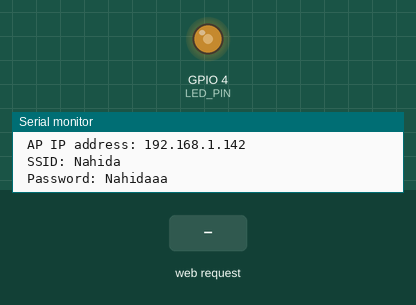
Bench run of a sketch on a simulated ESP32. Shown: output pins drawn as LEDs (lit = HIGH), the last lines printed to the serial monitor. The inputs (shaded band) are chosen by the test bench. WiFi joins after 1.5 s; servers stay silent unless stated.

Above: at 1.3 s.
1.4 s: HTTP request GET /duty_slider= received
At 2.5 s:
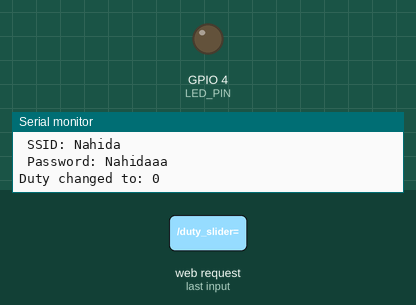
2.9 s: HTTP request GET /freq_slider= received
Timing chart, 0 to 5.9 s (numbered marks = the images above; inputs shaded):
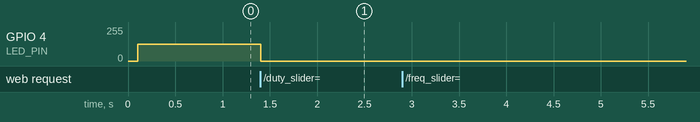

Measured:
- after the input at 1.4 s, GPIO 4 (LED_PIN): 127/255 → 0/255 at once

The sketch:

lab4.1.3b.ino
```cpp
/*
  My ip: 192.168.1.142
  My MAC: 86:67:25:82:66:64
  WZQ's ip: 192.168.1.203
  WZQ's MAC: A0:76:4E:19:55:DC
  WYR's ip: 192.168.1.199
  WYR's MAC: 68:67:25:82:8C:CC
*/

// #include <WiFi.h>
#include "body.h"
#include "html510.h"

const char* ssid = "Nahida";
const char* pwd = "Nahidaaa";
IPAddress local_IP(192, 168, 1, 142);
IPAddress gateway_IP(192, 168, 1, 1);
IPAddress subnet_IP(255, 255, 255, 0);
// WiFiServer wifi_server(80);

HTML510Server html_server(80);

#define LED_PIN 4    // LED driving pin
#define LED_CHANNEL 0     // LED channel
#define LEDC_RES_BITS 14  // ADC resolution bit
#define LEDC_RES ((1 << LEDC_RES_BITS) - 1)

int ledc_freq = 20;      // PWM ledc_freq
int ledc_duty = 50;   // PWM duty cycle

void handleRoot(){
  html_server.sendhtml(body);
}


void handleDutySlider() {
  ledc_duty = html_server.getVal();
  ledcWrite(LED_CHANNEL, ledc_duty);
  Serial.print("\nDuty changed to: ");
  Serial.print(ledc_duty);
  Serial.print('\n');
}


void handleFreqSlider() {
  ledc_freq = html_server.getVal();
  ledcSetup(LED_CHANNEL, ledc_freq, LEDC_RES_BITS);
  ledcWrite(LED_CHANNEL, ledc_duty);
  Serial.print("\nFreq changed to: ");
  Serial.print(ledc_freq);
  Serial.print('\n');
}


void setup() {
  Serial.begin(115200);

  // wifi setup
  WiFi.mode(WIFI_MODE_AP);  // wifi in ap mode, no router
  WiFi.softAPConfig(local_IP, gateway_IP, subnet_IP);
  WiFi.softAP(ssid, pwd);

  IPAddress softAP_IP = WiFi.softAPIP();
  Serial.print("\n AP IP address: ");
  Serial.print(softAP_IP);
  Serial.print("\n SSID: ");
  Serial.print(ssid);
  Serial.print("\n Password: ");
  Serial.print(pwd);

  // wifi_server.begin();

  //pinMode(LED_PIN, OUTPUT);
  ledcSetup(LED_CHANNEL, ledc_freq, LEDC_RES_BITS);  // LED PWM poperties setup
  ledcAttachPin(LED_PIN, LED_CHANNEL);               // attach LED channel to the GPIO pin

  // routines from HTML510.h
  html_server.begin();
  html_server.attachHandler("/", handleRoot);
  html_server.attachHandler("/duty_slider=", handleDutySlider);
  html_server.attachHandler("/freq_slider=", handleFreqSlider);
  delay(100);
}

void loop() {
  html_server.serve();
  float ledc_duty_float = (float)ledc_duty;
  ledc_duty_float /= 100.0;
  ledc_duty_float *= LEDC_RES;
  ledcWrite(LED_CHANNEL, (int)ledc_duty_float);
  delay(50);
}
```

body.h
```cpp
const char body[] PROGMEM = R"===(
<!DOCTYPE html>
<html>
  <head>
    <title>LED Brightness Control</title>
    <meta charset="UTF-8" />
    <meta
      name="viewport"
      content="width=device-width, initial-scale=1.0"
    />
  </head>
  <body>
    <h1>Lab4.1.3b LED Control</h1>
    <p>Name: Bowen Jiang</p>

    <h2>Frequency Silder</h2>
    <div>
      <input
        type="range"
        min="3"
        max="30"
        value="20"
        class="slider"
        id="freq_slider"
        oninput="display_freq()"
      />
    </div>
    <p>Frequency: <span id="freq_val"></span></p>

    <h2>Duty Cycle Silder</h2>
    <div>
      <input
        type="range"
        min="0"
        max="100"
        value="50"
        class="slider"
        id="duty_slider"
        oninput="display_duty()"
      />
    </div>
    <p>Duty Cycle: <span id="duty_val"></span> %</p>

    <script>
      freq_slider.onchange = function () {
        var xhttp = new XMLHttpRequest();
        xhttp.onreadystatechange = function () {
          if (this.readyState == 4 && this.status == 200) {
            document.getElementById("value").innerHTML = this.responseText;
          }
        };
        var str = "freq_slider=";
        var res = str.concat(this.value);
        xhttp.open("GET", res, true);
        xhttp.send();
      };

      duty_slider.onchange = function () {
        var xhttp = new XMLHttpRequest();
        xhttp.onreadystatechange = function () {
          if (this.readyState == 4 && this.status == 200) {
            document.getElementById("value").innerHTML = this.responseText;
          }
        };
        var str = "duty_slider=";
        var res = str.concat(this.value);
        xhttp.open("GET", res, true);
        xhttp.send();
      };

      var freq = document.getElementById("freq_slider");
      var duty = document.getElementById("duty_slider");

      function display_freq() {
        var output_freq = document.getElementById("freq_val");
        output_freq.innerHTML = freq_slider.value;
      }

      function display_duty() {
        var output_duty = document.getElementById("duty_val");
        output_duty.innerHTML = duty_slider.value;
      }

      function display() {
        display_freq();
        display_duty();
      }

      window.onload = function () {
        display();
      };
    </script>
  </body>
</html>

)===";
```

html510.cpp
```cpp
// (licence header left out)
#include "html510.h"

void HTML510Server::begin(int port){
    server.begin(port);
}

void HTML510Server::attachHandler( String key, void (*handler)() ) {
  char lastchar = key[key.length()-1];
  if (lastchar != ' ' && lastchar != '=')
    key = key + " ";
  handlerptrs[numHandler] = handler;
  handlerpars[numHandler] = "GET "+key;
  numHandler++;
}

void HTML510Server::sendbmp( unsigned char *bmpHeader, int bmpHeadersize, unsigned char *data, int datasize) {
  String s = BMPimageType;
  client.print(s);
  client.write(bmpHeader, bmpHeadersize);
  client.write(data, datasize);
}

//*** HTML text handling routines ****
void HTML510Server::sendhtml(String data) {
  String s = HTMLtextType;
  s = s+data;
  client.print(s);
}

void HTML510Server::sendplain(String data) {
  String s = plaintextType;
  s = s+data;
  client.print(s);
}

String HTML510Server::getText(){
  String txt = "";
  while (client.connected()) {
    if (client.available())  {
      char c = client.read();
      if (c<=' ') break;
      txt += c;
    }
  }
  return txt;
}

int HTML510Server::getVal(){
  String num = "";
  while (client.connected()) {
    if (client.available())  {
      char d = client.read();
      num += d;
      if (d !='-' && (d<'0' || d>'9') ) break;
    }
  }
  return num.toInt();
}

//*** web server hack ***
// Could use Webserver.h routines, but they are 100x  slower, so use a faster hack
// looks for key parameter at beginning of header, ignores everything else
void HTML510Server::serve() {
  int breakflag=0;
  client = server.available();
  if (client)  {
    String currentLine = "";

    while (client.connected()) {
      if (client.available())  {
        char c = client.read();
        //Serial.write(c);
        if (c== '\n') break; // only read 1st line, break & close connection

        currentLine += c;
        for (int i=0;i<numHandler; i++){
          if(currentLine.startsWith(handlerpars[i])) {
            (*handlerptrs[i])();
            client.stop();    // found one, so close the connection
            return ;
          }
        }
      }
    }
    client.stop();    // Close the connection
  }
}
```

html510.h
```cpp
/*
 * header for MEAM510 hacks for web interface
 * Nov 2021
 * Use at your own risk
 *
 */

#ifndef HTML510SERVER_h
#define HTML510SERVER_h

#include <WiFi.h>
#include <WiFiClient.h>
const char HTMLtextType[] PROGMEM = R"===(HTTP/1.1 200 OK
Content-type:text/html

)==="; // note last newline is important

// cache-control important for streaming images
const char BMPimageType[] PROGMEM = R"===(HTTP/1.1 200 OK
Content-type:image/bmp
Cache-control: no-cache, no-store, must-revalidate

)==="; // note last newline is important

const char plaintextType[] PROGMEM = R"===(HTTP/1.1 200 OK
Content-type:text/plain

)==="; // note last newline is important


class HTML510Server
{
private:
  WiFiClient client;
  WiFiServer server;

  #define MAXHANDLERS 30
  int numHandler=0;
  void (*handlerptrs[MAXHANDLERS])();
  String handlerpars[MAXHANDLERS];

public:
  HTML510Server(int port): server(port) // default constructor
  {
  }
  void begin(int port=80);
  void attachHandler(String key, void (*handler)());
  void serve();
  void sendhtml(String data) ;
  void sendplain(String data);
  void sendbmp( unsigned char *bmpHeader, int bmpHeadersize, unsigned char *data, int datasize);
  String getText();
  int getVal();
};

#endif
```
